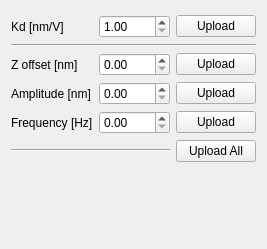
       <widget class="QWidget" name="calibQpdTab">
        <attribute name="title">
         <string>QPD Calibration</string>
        </attribute>
        <layout class="QGridLayout" name="gridLayout_5" rowstretch="1,1,1,1,1,1,1,20">
         <item row="5" column="2">
          <widget class="QPushButton" name="uploadCalibStimFreqBtn">
           <property name="text">
            <string>Upload</string>
           </property>
          </widget>
         </item>
         <item row="5" column="1">
          <widget class="QDoubleSpinBox" name="calibStimFreqNumDbl"/>
         </item>
         <item row="3" column="1">
          <widget class="QDoubleSpinBox" name="calibStimZOffsetNumDbl"/>
         </item>
         <item row="2" column="0" colspan="3">
          <widget class="Line" name="line_4">
           <property name="orientation">
            <enum>Qt::Horizontal</enum>
           </property>
          </widget>
         </item>
         <item row="1" column="1">
          <widget class="QDoubleSpinBox" name="kdNumDbl">
           <property name="minimum">
            <double>1.000000000000000</double>
           </property>
           <property name="maximum">
            <double>1000.000000000000000</double>
           </property>
           <property name="value">
            <double>1.000000000000000</double>
           </property>
          </widget>
         </item>
         <item row="1" column="2">
          <widget class="QPushButton" name="uploadKdBtn">
           <property name="text">
            <string>Upload</string>
           </property>
          </widget>
         </item>
         <item row="5" column="0">
          <widget class="QLabel" name="label_13">
           <property name="text">
            <string>Frequency [Hz]</string>
           </property>
          </widget>
         </item>
         <item row="4" column="0">
          <widget class="QLabel" name="label_12">
           <property name="text">
            <string>Amplitude [nm]</string>
           </property>
          </widget>
         </item>
         <item row="3" column="0">
          <widget class="QLabel" name="label_11">
           <property name="text">
            <string>Z offset [nm]</string>
           </property>
          </widget>
         </item>
         <item row="3" column="2">
          <widget class="QPushButton" name="uploadCalibStimZOffsetBtn">
           <property name="text">
            <string>Upload</string>
           </property>
          </widget>
         </item>
         <item row="4" column="2">
          <widget class="QPushButton" name="uploadCalibStimAmplBtn">
           <property name="text">
            <string>Upload</string>
           </property>
          </widget>
         </item>
         <item row="1" column="0">
          <widget class="QLabel" name="label_10">
           <property name="text">
            <string>Kd [nm/V]</string>
           </property>
          </widget>
         </item>
         <item row="4" column="1">
          <widget class="QDoubleSpinBox" name="calibStimAmplNumDbl"/>
         </item>
         <item row="6" column="0" colspan="2">
          <widget class="Line" name="line_5">
           <property name="orientation">
            <enum>Qt::Horizontal</enum>
           </property>
          </widget>
         </item>
         <item row="6" column="2">
          <widget class="QPushButton" name="uploadCalibStimBtn">
           <property name="text">
            <string>Upload All</string>
           </property>
          </widget>
         </item>
         <item row="7" column="0">
          <spacer name="verticalSpacer_5">
           <property name="orientation">
            <enum>Qt::Vertical</enum>
           </property>
           <property name="sizeHint" stdset="0">
            <size>
             <width>20</width>
             <height>40</height>
            </size>
           </property>
          </spacer>
         </item>
         <item row="0" column="0">
          <spacer name="verticalSpacer_6">
           <property name="orientation">
            <enum>Qt::Vertical</enum>
           </property>
           <property name="sizeHint" stdset="0">
            <size>
             <width>20</width>
             <height>40</height>
            </size>
           </property>
          </spacer>
         </item>
        </layout>
       </widget>
